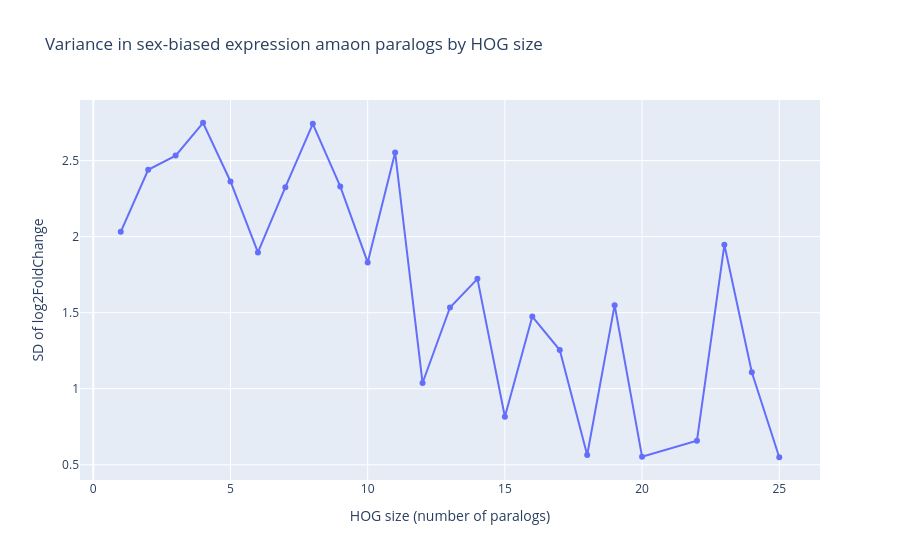

The cell this chart's notebook holds for it:
### Markdown cell above
Plot variance vs HOG Size

### Code cell
fig = px.line(
    variance_by_size,
    x="HOG_size",
    y="sd",
    markers=True,
    labels={
        "HOG_size": "HOG size (number of paralogs)",
        "sd": "SD of log2FoldChange"
    },
    title="Variance in sex-biased expression amaon paralogs by HOG size"
)

fig.show()
#Do within hogs, plot against hog size.

### Figure 1 — Plotly figure (JSON) as saved in the notebook; plotly's stock layout.template omitted (floating-point values rounded to 4 significant figures)
{"data": [{"hovertemplate": "HOG size (number of paralogs)=%{x}<br>SD of log2FoldChange=%{y}<extra></extra>", "legendgroup": "", "line": {"color": "#636efa", "dash": "solid"}, "marker": {"symbol": "circle"}, "mode": "lines+markers", "name": "", "orientation": "v", "showlegend": false, "type": "scatter", "x": [1, 2, 3, 4, 5, 6, 7, 8, 9, 10, 11, 12, 13, 14, 15, 16, 17, 18, 19, 20, 22, 23, 24, 25], "xaxis": "x", "y": [2.032, 2.439, 2.533, 2.749, 2.363, 1.897, 2.325, 2.742, 2.331, 1.831, 2.554, 1.038, 1.534, 1.723, 0.8159, 1.474, 1.255, 0.5645, 1.55, 0.5528, 0.6587, 1.946, 1.109, 0.5494], "yaxis": "y"}], "layout": {"legend": {"tracegroupgap": 0}, "title": {"text": "Variance in sex-biased expression amaon paralogs by HOG size"}, "xaxis": {"anchor": "y", "domain": [0, 1], "title": {"text": "HOG size (number of paralogs)"}}, "yaxis": {"anchor": "x", "domain": [0, 1], "title": {"text": "SD of log2FoldChange"}}}}
